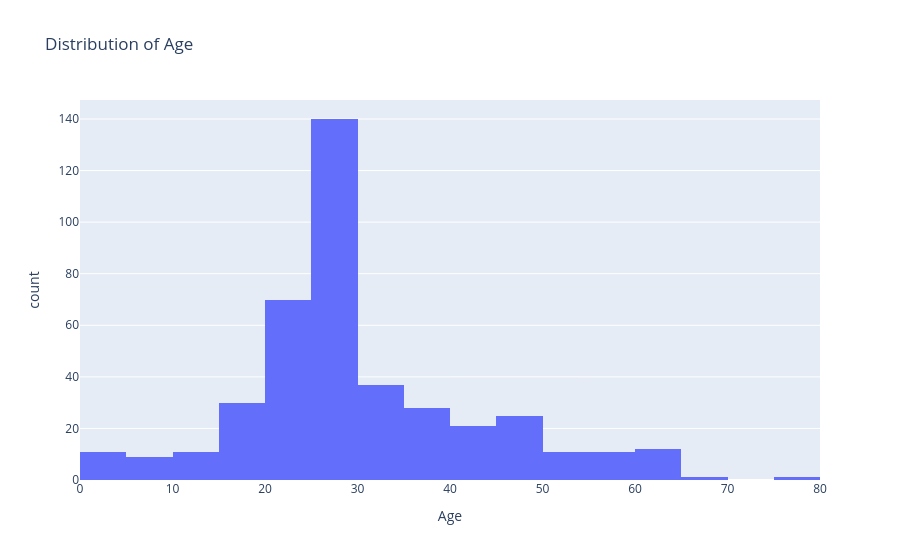

The notebook cell this image was saved under:
### Code cell
px.histogram(df, x="Age", title="Distribution of Age")

### Figure 1 — Plotly figure (JSON) as saved in the notebook; plotly's stock layout.template omitted (floating-point values rounded to 4 significant figures; data arrays with more than 128 entries replaced by an {"elided": "..."} marker saying what was removed)
{"data": [{"bingroup": "x", "hovertemplate": "Age=%{x}<br>count=%{y}<extra></extra>", "legendgroup": "", "marker": {"color": "#636efa", "pattern": {"shape": ""}}, "name": "", "orientation": "v", "showlegend": false, "type": "histogram", "x": {"elided": "418 float values"}, "xaxis": "x", "yaxis": "y"}], "layout": {"barmode": "relative", "legend": {"tracegroupgap": 0}, "title": {"text": "Distribution of Age"}, "xaxis": {"anchor": "y", "domain": [0, 1], "title": {"text": "Age"}}, "yaxis": {"anchor": "x", "domain": [0, 1], "title": {"text": "count"}}}}
